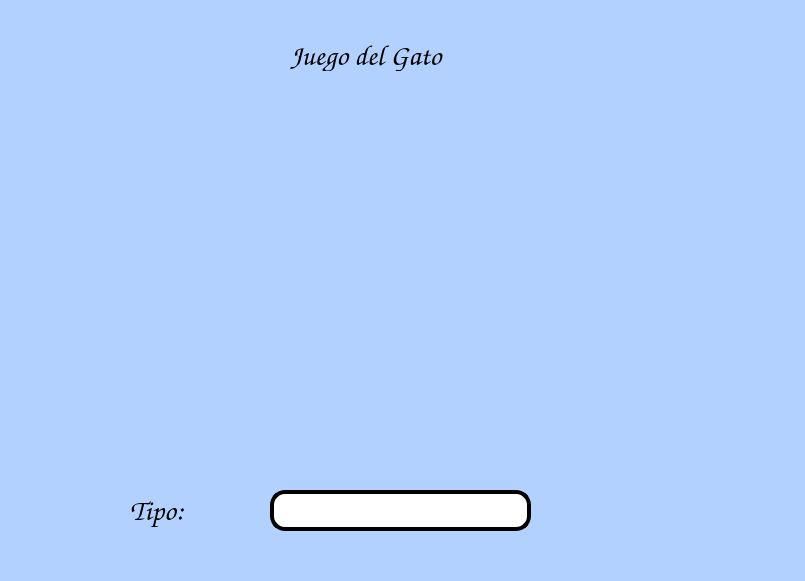
<?xml version="1.0" encoding="UTF-8"?>
<ui version="4.0">
 <class>MainWindow</class>
 <widget class="QMainWindow" name="MainWindow">
  <property name="geometry">
   <rect>
    <x>0</x>
    <y>0</y>
    <width>805</width>
    <height>581</height>
   </rect>
  </property>
  <property name="windowTitle">
   <string>MainWindow</string>
  </property>
  <property name="styleSheet">
   <string notr="true">background-color: rgb(178, 209, 255);</string>
  </property>
  <widget class="QWidget" name="centralwidget">
   <widget class="QLabel" name="imagen">
    <property name="geometry">
     <rect>
      <x>0</x>
      <y>10</y>
      <width>121</width>
      <height>101</height>
     </rect>
    </property>
    <property name="autoFillBackground">
     <bool>false</bool>
    </property>
    <property name="styleSheet">
     <string notr="true"/>
    </property>
    <property name="text">
     <string/>
    </property>
    <property name="pixmap">
     <pixmap resource="../Archivos/Recursos.qrc">:/logos/FIT_logo_vertical.png</pixmap>
    </property>
    <property name="scaledContents">
     <bool>true</bool>
    </property>
   </widget>
   <widget class="QLabel" name="imagen_2">
    <property name="geometry">
     <rect>
      <x>600</x>
      <y>-10</y>
      <width>181</width>
      <height>91</height>
     </rect>
    </property>
    <property name="autoFillBackground">
     <bool>false</bool>
    </property>
    <property name="styleSheet">
     <string notr="true"/>
    </property>
    <property name="text">
     <string/>
    </property>
    <property name="pixmap">
     <pixmap resource="../Archivos/Recursos.qrc">:/logos/log_uat_nuevo.png</pixmap>
    </property>
    <property name="scaledContents">
     <bool>true</bool>
    </property>
   </widget>
   <widget class="QLabel" name="imagen_3">
    <property name="geometry">
     <rect>
      <x>700</x>
      <y>450</y>
      <width>101</width>
      <height>91</height>
     </rect>
    </property>
    <property name="autoFillBackground">
     <bool>false</bool>
    </property>
    <property name="styleSheet">
     <string notr="true"/>
    </property>
    <property name="text">
     <string/>
    </property>
    <property name="pixmap">
     <pixmap resource="../Archivos/Recursos.qrc">:/ejercicios/ContornoTD.jpg</pixmap>
    </property>
    <property name="scaledContents">
     <bool>true</bool>
    </property>
   </widget>
   <widget class="QLabel" name="label">
    <property name="geometry">
     <rect>
      <x>290</x>
      <y>40</y>
      <width>221</width>
      <height>31</height>
     </rect>
    </property>
    <property name="font">
     <font>
      <family>Comic Sans MS</family>
      <pointsize>22</pointsize>
      <weight>9</weight>
      <italic>false</italic>
      <bold>false</bold>
     </font>
    </property>
    <property name="styleSheet">
     <string notr="true">font: 75 22pt &quot;Comic Sans MS&quot;;</string>
    </property>
    <property name="text">
     <string>Juego del Gato</string>
    </property>
   </widget>
   <widget class="QLineEdit" name="txt_result">
    <property name="geometry">
     <rect>
      <x>270</x>
      <y>490</y>
      <width>261</width>
      <height>41</height>
     </rect>
    </property>
    <property name="font">
     <font>
      <family>Comic Sans MS</family>
      <pointsize>22</pointsize>
      <weight>9</weight>
      <italic>false</italic>
      <bold>false</bold>
     </font>
    </property>
    <property name="styleSheet">
     <string notr="true">border: 4px solid black;
background-color: rgb(255, 255, 255);
border-radius: 15px;
font: 75 22pt &quot;Comic Sans MS&quot;;</string>
    </property>
    <property name="text">
     <string/>
    </property>
    <property name="alignment">
     <set>Qt::AlignCenter</set>
    </property>
   </widget>
   <widget class="QLabel" name="label_2">
    <property name="geometry">
     <rect>
      <x>130</x>
      <y>490</y>
      <width>111</width>
      <height>41</height>
     </rect>
    </property>
    <property name="font">
     <font>
      <family>Comic Sans MS</family>
      <pointsize>22</pointsize>
      <weight>9</weight>
      <italic>false</italic>
      <bold>false</bold>
     </font>
    </property>
    <property name="styleSheet">
     <string notr="true">font: 75 22pt &quot;Comic Sans MS&quot;;</string>
    </property>
    <property name="text">
     <string>Tipo:</string>
    </property>
   </widget>
   <widget class="QLabel" name="img_0_0">
    <property name="geometry">
     <rect>
      <x>130</x>
      <y>110</y>
      <width>81</width>
      <height>91</height>
     </rect>
    </property>
    <property name="styleSheet">
     <string notr="true"/>
    </property>
    <property name="text">
     <string/>
    </property>
    <property name="pixmap">
     <pixmap resource="../Archivos/Recursos.qrc">:/ejercicios/signointerroacion.png</pixmap>
    </property>
    <property name="scaledContents">
     <bool>true</bool>
    </property>
   </widget>
   <widget class="QLabel" name="img_0_1">
    <property name="geometry">
     <rect>
      <x>280</x>
      <y>110</y>
      <width>81</width>
      <height>91</height>
     </rect>
    </property>
    <property name="styleSheet">
     <string notr="true"/>
    </property>
    <property name="text">
     <string/>
    </property>
    <property name="pixmap">
     <pixmap resource="../Archivos/Recursos.qrc">:/ejercicios/signointerroacion.png</pixmap>
    </property>
    <property name="scaledContents">
     <bool>true</bool>
    </property>
   </widget>
   <widget class="QLabel" name="img_0_2">
    <property name="geometry">
     <rect>
      <x>420</x>
      <y>110</y>
      <width>81</width>
      <height>91</height>
     </rect>
    </property>
    <property name="styleSheet">
     <string notr="true"/>
    </property>
    <property name="text">
     <string/>
    </property>
    <property name="pixmap">
     <pixmap resource="../Archivos/Recursos.qrc">:/ejercicios/signointerroacion.png</pixmap>
    </property>
    <property name="scaledContents">
     <bool>true</bool>
    </property>
   </widget>
   <widget class="QLabel" name="img_1_0">
    <property name="geometry">
     <rect>
      <x>130</x>
      <y>240</y>
      <width>81</width>
      <height>91</height>
     </rect>
    </property>
    <property name="styleSheet">
     <string notr="true"/>
    </property>
    <property name="text">
     <string/>
    </property>
    <property name="pixmap">
     <pixmap resource="../Archivos/Recursos.qrc">:/ejercicios/signointerroacion.png</pixmap>
    </property>
    <property name="scaledContents">
     <bool>true</bool>
    </property>
   </widget>
   <widget class="QLabel" name="img_1_1">
    <property name="geometry">
     <rect>
      <x>280</x>
      <y>240</y>
      <width>81</width>
      <height>91</height>
     </rect>
    </property>
    <property name="styleSheet">
     <string notr="true"/>
    </property>
    <property name="text">
     <string/>
    </property>
    <property name="pixmap">
     <pixmap resource="../Archivos/Recursos.qrc">:/ejercicios/signointerroacion.png</pixmap>
    </property>
    <property name="scaledContents">
     <bool>true</bool>
    </property>
   </widget>
   <widget class="QLabel" name="img_1_2">
    <property name="geometry">
     <rect>
      <x>420</x>
      <y>240</y>
      <width>81</width>
      <height>91</height>
     </rect>
    </property>
    <property name="styleSheet">
     <string notr="true"/>
    </property>
    <property name="text">
     <string/>
    </property>
    <property name="pixmap">
     <pixmap resource="../Archivos/Recursos.qrc">:/ejercicios/signointerroacion.png</pixmap>
    </property>
    <property name="scaledContents">
     <bool>true</bool>
    </property>
   </widget>
   <widget class="QLabel" name="img_2_0">
    <property name="geometry">
     <rect>
      <x>140</x>
      <y>360</y>
      <width>81</width>
      <height>91</height>
     </rect>
    </property>
    <property name="styleSheet">
     <string notr="true"/>
    </property>
    <property name="text">
     <string/>
    </property>
    <property name="pixmap">
     <pixmap resource="../Archivos/Recursos.qrc">:/ejercicios/signointerroacion.png</pixmap>
    </property>
    <property name="scaledContents">
     <bool>true</bool>
    </property>
   </widget>
   <widget class="QLabel" name="img_2_1">
    <property name="geometry">
     <rect>
      <x>280</x>
      <y>360</y>
      <width>81</width>
      <height>91</height>
     </rect>
    </property>
    <property name="styleSheet">
     <string notr="true"/>
    </property>
    <property name="text">
     <string/>
    </property>
    <property name="pixmap">
     <pixmap resource="../Archivos/Recursos.qrc">:/ejercicios/signointerroacion.png</pixmap>
    </property>
    <property name="scaledContents">
     <bool>true</bool>
    </property>
   </widget>
   <widget class="QLabel" name="img_2_2">
    <property name="geometry">
     <rect>
      <x>420</x>
      <y>360</y>
      <width>81</width>
      <height>91</height>
     </rect>
    </property>
    <property name="styleSheet">
     <string notr="true"/>
    </property>
    <property name="text">
     <string/>
    </property>
    <property name="pixmap">
     <pixmap resource="../Archivos/Recursos.qrc">:/ejercicios/signointerroacion.png</pixmap>
    </property>
    <property name="scaledContents">
     <bool>true</bool>
    </property>
   </widget>
   <widget class="QLabel" name="img_2_3">
    <property name="geometry">
     <rect>
      <x>530</x>
      <y>360</y>
      <width>81</width>
      <height>91</height>
     </rect>
    </property>
    <property name="styleSheet">
     <string notr="true"/>
    </property>
    <property name="text">
     <string/>
    </property>
    <property name="pixmap">
     <pixmap resource="../Archivos/Recursos.qrc">:/ejercicios/signointerroacion.png</pixmap>
    </property>
    <property name="scaledContents">
     <bool>true</bool>
    </property>
   </widget>
   <widget class="QLabel" name="img_1_3">
    <property name="geometry">
     <rect>
      <x>530</x>
      <y>240</y>
      <width>81</width>
      <height>91</height>
     </rect>
    </property>
    <property name="styleSheet">
     <string notr="true"/>
    </property>
    <property name="text">
     <string/>
    </property>
    <property name="pixmap">
     <pixmap resource="../Archivos/Recursos.qrc">:/ejercicios/signointerroacion.png</pixmap>
    </property>
    <property name="scaledContents">
     <bool>true</bool>
    </property>
   </widget>
   <widget class="QLabel" name="img_0_3">
    <property name="geometry">
     <rect>
      <x>530</x>
      <y>110</y>
      <width>81</width>
      <height>91</height>
     </rect>
    </property>
    <property name="styleSheet">
     <string notr="true"/>
    </property>
    <property name="text">
     <string/>
    </property>
    <property name="pixmap">
     <pixmap resource="../Archivos/Recursos.qrc">:/ejercicios/signointerroacion.png</pixmap>
    </property>
    <property name="scaledContents">
     <bool>true</bool>
    </property>
   </widget>
  </widget>
  <widget class="QMenuBar" name="menubar">
   <property name="geometry">
    <rect>
     <x>0</x>
     <y>0</y>
     <width>805</width>
     <height>21</height>
    </rect>
   </property>
  </widget>
  <widget class="QStatusBar" name="statusbar"/>
 </widget>
 <resources>
  <include location="../Archivos/Recursos.qrc"/>
 </resources>
 <connections/>
</ui>
